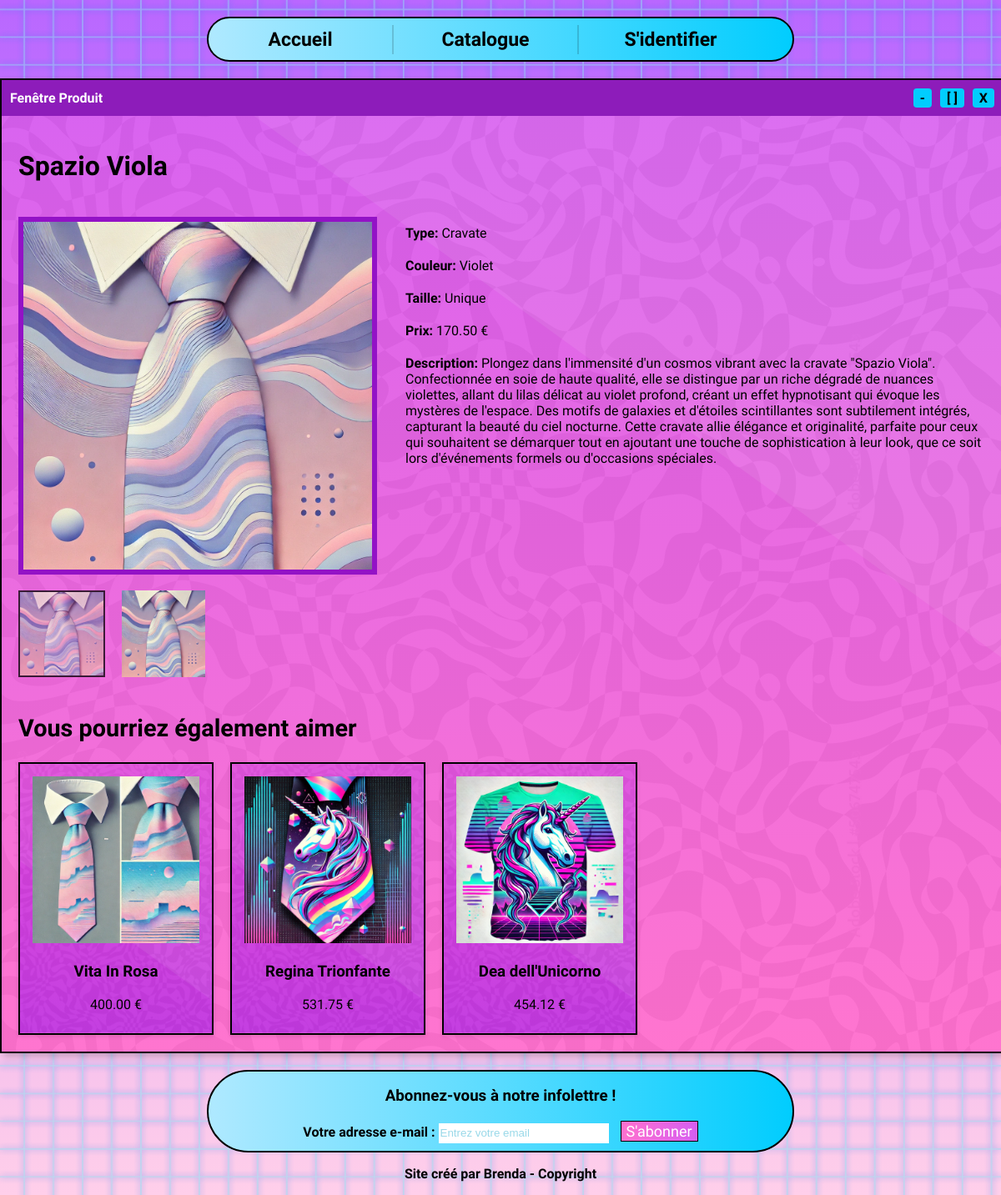
The app's page /product_detail.php?id=2 with its own data.
### tables this page shows
CREATE TABLE `produits` (
  `id` int(11) NOT NULL,
  `name` text NOT NULL,
  `type` text NOT NULL,
  `couleur` text NOT NULL,
  `taille` text NOT NULL,
  `prix` decimal(10,2) NOT NULL,
  `description` text NOT NULL,
  `image` text NOT NULL
);

### ProductController.php (called while the page is built, shortened)
<?php
require_once 'ProductModel.php';
class ProductController
{
    private $model;
    public function __construct($database)
    {
        $this->model = new ProductModel($database);
    }
    public function getProductById($id)
    {
        return $this->model->getProductById($id);
    }
    public function getRandomProducts($limit, $currentProductId)
    {
        return $this->model->getRandomProducts($limit, $currentProductId);
    }
}
?>

### ProductModel.php (called while the page is built, shortened)
<?php
class ProductModel
{
    private $db;
    public function __construct($database)
    {
        $this->db = $database;
    }
    public function getProductById($id)
    {
        $sql = "SELECT * FROM produits WHERE id = :id";
        $stmt = $this->db->prepare($sql);
        $stmt->bindValue(':id', $id, PDO::PARAM_INT);
        $stmt->execute();
        return $stmt->fetch(PDO::FETCH_ASSOC);
    }
    public function getRandomProducts($limit, $currentProductId)
    {
        $stmt = $this->db->prepare("SELECT * FROM produits WHERE id != :id ORDER BY RAND() LIMIT :limit");
        $stmt->bindParam(':id', $currentProductId, PDO::PARAM_INT);
        $stmt->bindParam(':limit', $limit, PDO::PARAM_INT);
        $stmt->execute();
        return $stmt->fetchAll(PDO::FETCH_ASSOC);
    }
}
?>

### product_detail.php (the view, shortened to what this page needs)
<?php
include 'ProductController.php';
require_once 'database.php';
$productId = $_GET['id'];
$productController = new ProductController($database);
$product = $productController->getProductById($productId);
$randomProducts = $productController->getRandomProducts(3, $productId);
?>
<!DOCTYPE html>
<html lang="fr">
<head>
  <link rel="stylesheet" href="style.css" />
</head>
<body class="sora-font">
  <?php include('header.php'); ?>
  <div class="fenetre">
    <div class="barre">
      <span class="titre-fenetre">Fenêtre Produit</span>
      <div class="boutons-fenetre">
        <span class="moins">-</span>
        <span class="ouvrir">[ ]</span>
        <span class="fermer">X</span>
      </div>
    </div>
    <main class="page-produits-details">
      <?php
      if ($product) {
        echo "<h1>{$product['name']}</h1>";
        echo "<div class='product-container-details'>";
        echo "<div class='product-imagess'>";
        echo "<img id='main-image' src='{$product['image']}' alt='{$product['name']}' class='main-product-image' />";
        echo "<div class='thumbnails'>";
        echo "<img src='{$product['image']}' alt='{$product['name']}' class='thumbnail-image selected-thumbnail' onclick='changeImage(\"{$product['image']}\", this)' />";
        echo "<img src='{$product['image']}' alt='{$product['name']}' class='thumbnail-image' onclick='changeImage(\"{$product['image']}\", this)' />";
        echo "</div>";
        echo "</div>";
        echo "<div class='product-details'>";
        echo "<p><strong>Type:</strong> {$product['type']}</p>";
        echo "<p><strong>Couleur:</strong> {$product['couleur']}</p>";
        echo "<p><strong>Taille:</strong> {$product['taille']}</p>";
        echo "<p><strong>Prix:</strong> {$product['prix']} €</p>";
        echo "<p><strong>Description:</strong> {$product['description']}</p>";
        echo "</div>";
        echo "</div>";
        if ($randomProducts) {
          echo "<h2>Vous pourriez également aimer</h2>";
          echo "<div class='random-products'>";
          foreach ($randomProducts as $randomProduct) {
            echo "<div class='random-product'>";
            echo "<a href='product_detail.php?id={$randomProduct['id']}'>";
            echo "<img src='{$randomProduct['image']}' alt='{$randomProduct['name']}' class='random-product-image' />";
            echo "<h3>{$randomProduct['name']}</h3>";
            echo "<p>{$randomProduct['prix']} €</p>";
            echo "</a>";
            echo "</div>";
          }
          echo "</div>";
        }
      } else {
        echo "<p>Produit non trouvé.</p>";
      }
      ?>
    </main>
  </div>
  <?php include('footer.php'); ?>
</body>
</html>

### style.css (style rules this page uses)
html, body { height: 100%; margin: 0; }
.sora-font { font-family: "Sora", sans-serif; font-optical-sizing: auto; font-weight: 200; font-style: normal; }
body { font-family: Arial, Helvetica, sans-serif; background: url(images/fond_2.png), linear-gradient( 180deg, rgba(185, 103, 255, 1) 0%, rgba(255, 207, 234, 1) 100% ) no-repeat; background-color: rgba(255, 207, 234, 1); background-size: 50%, cover; margin: 0; min-height: 100vh; display: flex; flex-direction: column; align-items: center; }
.fenetre { width: 1200px; border: 2px solid black; background: linear-gradient( 360deg, rgb(255, 113, 206) 0%, rgb(214, 94, 241) 100% ); box-shadow: 4px 4px 8px rgba(0, 0, 0, 0.2); margin: 20px auto; }
.barre { background-color: rgb(141, 28, 186); color: white; padding: 10px; display: flex; justify-content: space-between; align-items: center; font-weight: bold; }
.boutons-fenetre { display: flex; gap: 10px; }
.boutons-fenetre span { cursor: pointer; background-color: rgb(1, 205, 254); color: rgb(0, 0, 0); padding: 2px 8px; border-radius: 4px; }
.page-produits-details { display: flex; flex-wrap: wrap; justify-content: space-between; align-items: flex-start; gap: 20px; padding: 20px; background: url(images/Fond-produits.png), url(images/fond_3.png), no-repeat; }
.product-container-details { display: flex; flex-wrap: wrap; justify-content: space-around; margin: 0 auto; max-width: 1200px; }
.product-imagess { flex: 1; max-width: 40%; }
.product-imagess .main-product-image { width: 90%; height: auto; margin-bottom: 15px; }
.main-product-image { border: 6px solid rgb(147, 18, 198); }
.thumbnails { display: flex; gap: 10px; }
.product-details { flex: 1; max-width: 85%; }
.product-details p { margin: 10px 0; margin-bottom: 20px; font-weight: 400; }
.thumbnail-image { width: 100px; height: auto; margin-right: 10px; cursor: pointer; transition: opacity 0.3s ease; }
.selected-thumbnail { opacity: 0.75; border: 2px solid #000; }
.random-products { display: flex; gap: 20px; margin-top: -20px; justify-content: space-between; }
.random-product { background: url(images/Fond-produits.png), url(images/fond_3.png), linear-gradient(180deg, rgb(223, 70, 218) 0%, rgb(194, 57, 224) 100%) no-repeat; background-size: 100%, cover; background-position: center, -190px 0px; padding: 15px; text-align: center; border: 2px solid #000000; box-shadow: 0 2px 5px rgba(0, 0, 0, 0.1); width: 30%; transition: transform 0.2s, box-shadow 0.2s; }
.random-product-image { width: 100%; height: auto; max-height: 200px; object-fit: cover; }
.random-product p { margin: 10px 0; color: #000000; }
.random-product a { text-decoration: none; color: #000000; font-weight: 500; }
.page-produits-details h2 { font-size: 1.8rem; color: #000000; text-align: center; }

### records on screen
produits: name "Spazio Viola", image (picture), type "Cravate", couleur "Violet", taille "Unique", prix "170.50", description "Plongez dans l'immensité d'un cosmos vibrant avec la cravate \"Spazio Viola\". Confectionnée en soie de haute qualité, elle se distingue par un riche dégradé de nuances violettes, allant du lilas délicat au violet profond, créant un effet hypnotisant qui évoque les mystères de l'espace. Des motifs de galaxies et d'étoiles scintillantes sont subtilement intégrés, capturant la beauté du ciel nocturne. Cette cravate allie élégance et originalité, parfaite pour ceux qui souhaitent se démarquer tout en ajoutant une touche de sophistication à leur look, que ce soit lors d'événements formels ou d'occasions spéciales."
produits: image (picture), name "Vita In Rosa", prix "400.00"
produits: image (picture), name "Regina Trionfante", prix "531.75"
produits: image (picture), name "Dea dell'Unicorno", prix "454.12"
